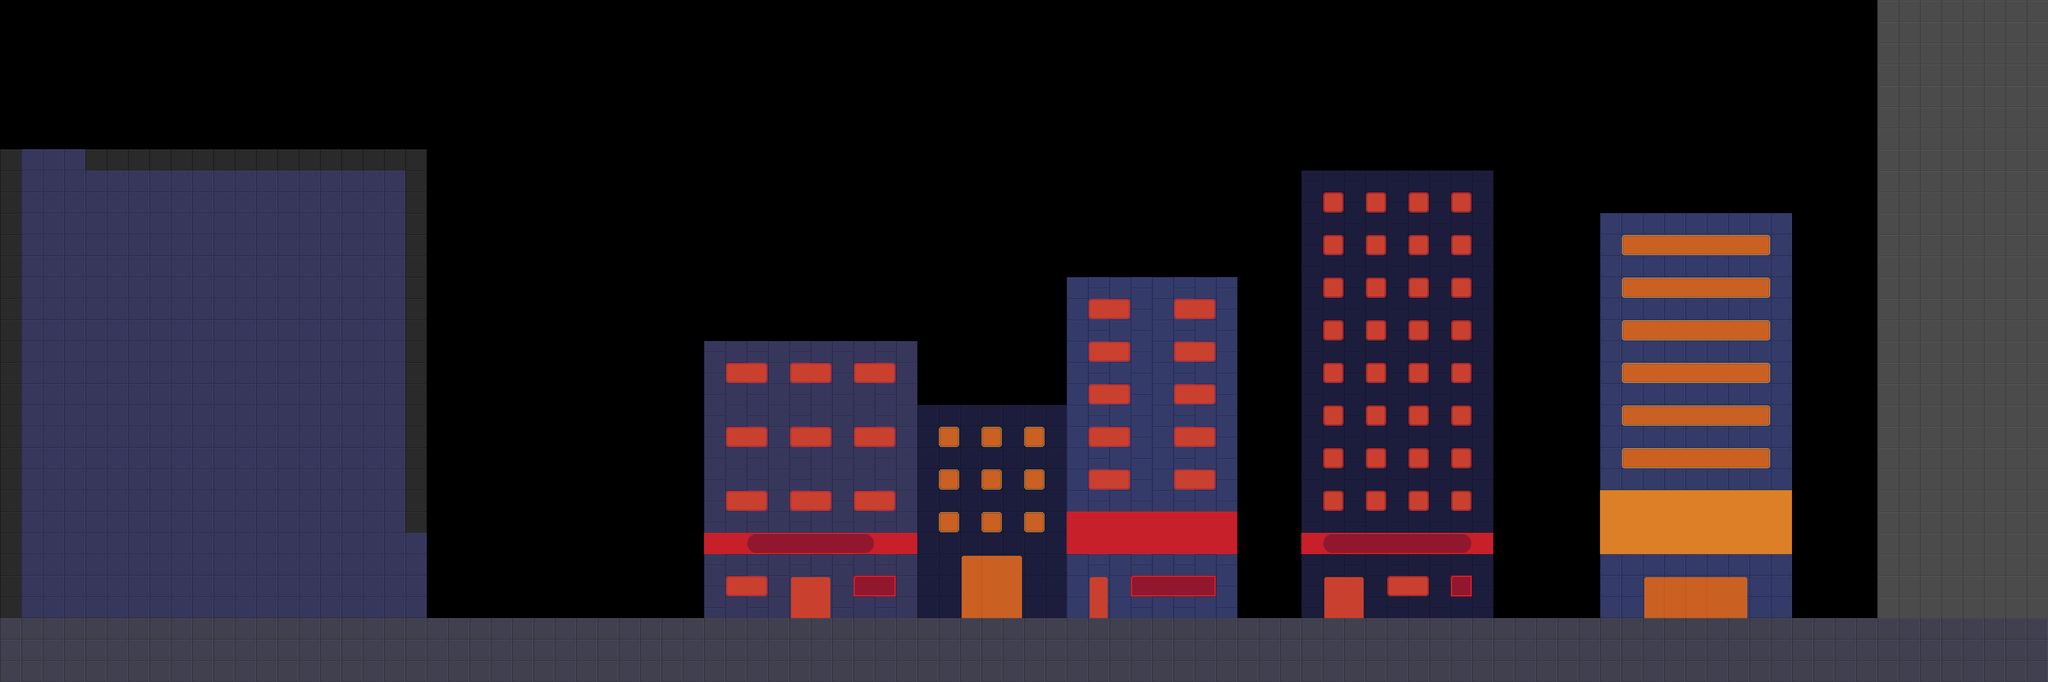

A level layout from a 2D game, rendered from its tile map. Below: a short description, then the map file with tile-grid data replaced by summaries:
An orthogonal 96x32 tile map with 64x64 px tiles, 2 tile layers (Camada de Tiles 4, Camada de Tiles 3), 1 hidden layer not drawn.

<map version="1.0" tiledversion="2018.05.24" orientation="orthogonal" renderorder="right-down" width="96" height="32" tilewidth="64" tileheight="64" infinite="0" nextlayerid="10" nextobjectid="1">
 <tileset firstgid="1" source="tile003.tsx" />
 <layer id="5" name="Camada de Tiles 4" width="96" height="32">
  <data>[3072 cells, 1648 non-empty, 12 distinct tile ids]</data>
 </layer>
 <layer id="6" name="Camada de Tiles 5" width="96" height="32" visible="0">
  <data>[3072 cells, 0 non-empty, 0 distinct tile ids]</data>
 </layer>
 <layer id="9" name="Camada de Tiles 3" width="96" height="32">
  <data>[3072 cells, 223 non-empty, 28 distinct tile ids]</data>
 </layer>
</map>